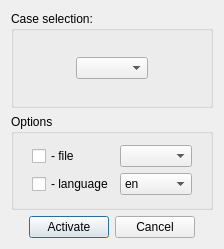
<?xml version="1.0" encoding="UTF-8"?>
<ui version="4.0">
 <class>GUIActivationDialog</class>
 <widget class="QDialog" name="GUIActivationDialog">
  <property name="geometry">
   <rect>
    <x>0</x>
    <y>0</y>
    <width>224</width>
    <height>249</height>
   </rect>
  </property>
  <property name="windowTitle">
   <string>GUI activation</string>
  </property>
  <layout class="QGridLayout" name="gridLayout_3">
   <item row="0" column="0">
    <widget class="QGroupBox" name="CaseLabel">
     <property name="title">
      <string>Case selection:</string>
     </property>
     <layout class="QGridLayout" name="gridLayout">
      <item row="0" column="0">
       <layout class="QHBoxLayout" name="horizontalLayout">
        <item>
         <spacer name="horizontalSpacer">
          <property name="orientation">
           <enum>Qt::Horizontal</enum>
          </property>
          <property name="sizeHint" stdset="0">
           <size>
            <width>17</width>
            <height>17</height>
           </size>
          </property>
         </spacer>
        </item>
        <item>
         <widget class="QComboBox" name="CaseCB"/>
        </item>
        <item>
         <spacer name="horizontalSpacer_2">
          <property name="orientation">
           <enum>Qt::Horizontal</enum>
          </property>
          <property name="sizeHint" stdset="0">
           <size>
            <width>13</width>
            <height>13</height>
           </size>
          </property>
         </spacer>
        </item>
       </layout>
      </item>
     </layout>
    </widget>
   </item>
   <item row="1" column="0">
    <widget class="QGroupBox" name="OptionsGB">
     <property name="title">
      <string>Options</string>
     </property>
     <layout class="QHBoxLayout" name="horizontalLayout_2">
      <item>
       <spacer name="horizontalSpacer_3">
        <property name="orientation">
         <enum>Qt::Horizontal</enum>
        </property>
        <property name="sizeHint" stdset="0">
         <size>
          <width>14</width>
          <height>13</height>
         </size>
        </property>
       </spacer>
      </item>
      <item>
       <layout class="QGridLayout" name="gridLayout_2">
        <item row="0" column="0">
         <widget class="QCheckBox" name="FileCheckBox">
          <property name="text">
           <string>- file</string>
          </property>
         </widget>
        </item>
        <item row="0" column="1">
         <widget class="QComboBox" name="FileCB"/>
        </item>
        <item row="1" column="0">
         <widget class="QCheckBox" name="LangCheckBox">
          <property name="text">
           <string>- language</string>
          </property>
         </widget>
        </item>
        <item row="1" column="1">
         <widget class="QComboBox" name="LangCB">
          <item>
           <property name="text">
            <string>en</string>
           </property>
          </item>
          <item>
           <property name="text">
            <string>fr</string>
           </property>
          </item>
         </widget>
        </item>
       </layout>
      </item>
      <item>
       <spacer name="horizontalSpacer_4">
        <property name="orientation">
         <enum>Qt::Horizontal</enum>
        </property>
        <property name="sizeHint" stdset="0">
         <size>
          <width>13</width>
          <height>13</height>
         </size>
        </property>
       </spacer>
      </item>
     </layout>
    </widget>
   </item>
   <item row="2" column="0">
    <layout class="QHBoxLayout">
     <item>
      <spacer name="spacer2_2">
       <property name="orientation">
        <enum>Qt::Horizontal</enum>
       </property>
       <property name="sizeType">
        <enum>QSizePolicy::Expanding</enum>
       </property>
       <property name="sizeHint" stdset="0">
        <size>
         <width>61</width>
         <height>20</height>
        </size>
       </property>
      </spacer>
     </item>
     <item>
      <widget class="QPushButton" name="ActivateBtn">
       <property name="text">
        <string>Activate</string>
       </property>
      </widget>
     </item>
     <item>
      <widget class="QPushButton" name="CancelBtn">
       <property name="text">
        <string>Cancel</string>
       </property>
      </widget>
     </item>
     <item>
      <spacer name="spacer2">
       <property name="orientation">
        <enum>Qt::Horizontal</enum>
       </property>
       <property name="sizeType">
        <enum>QSizePolicy::Expanding</enum>
       </property>
       <property name="sizeHint" stdset="0">
        <size>
         <width>61</width>
         <height>20</height>
        </size>
       </property>
      </spacer>
     </item>
    </layout>
   </item>
  </layout>
 </widget>
 <layoutdefault spacing="6" margin="11"/>
 <pixmapfunction>qPixmapFromMimeSource</pixmapfunction>
 <resources/>
 <connections>
  <connection>
   <sender>CancelBtn</sender>
   <signal>clicked()</signal>
   <receiver>GUIActivationDialog</receiver>
   <slot>reject()</slot>
   <hints>
    <hint type="sourcelabel">
     <x>20</x>
     <y>20</y>
    </hint>
    <hint type="destinationlabel">
     <x>20</x>
     <y>20</y>
    </hint>
   </hints>
  </connection>
  <connection>
   <sender>ActivateBtn</sender>
   <signal>clicked()</signal>
   <receiver>GUIActivationDialog</receiver>
   <slot>accept()</slot>
   <hints>
    <hint type="sourcelabel">
     <x>20</x>
     <y>20</y>
    </hint>
    <hint type="destinationlabel">
     <x>20</x>
     <y>20</y>
    </hint>
   </hints>
  </connection>
 </connections>
</ui>
